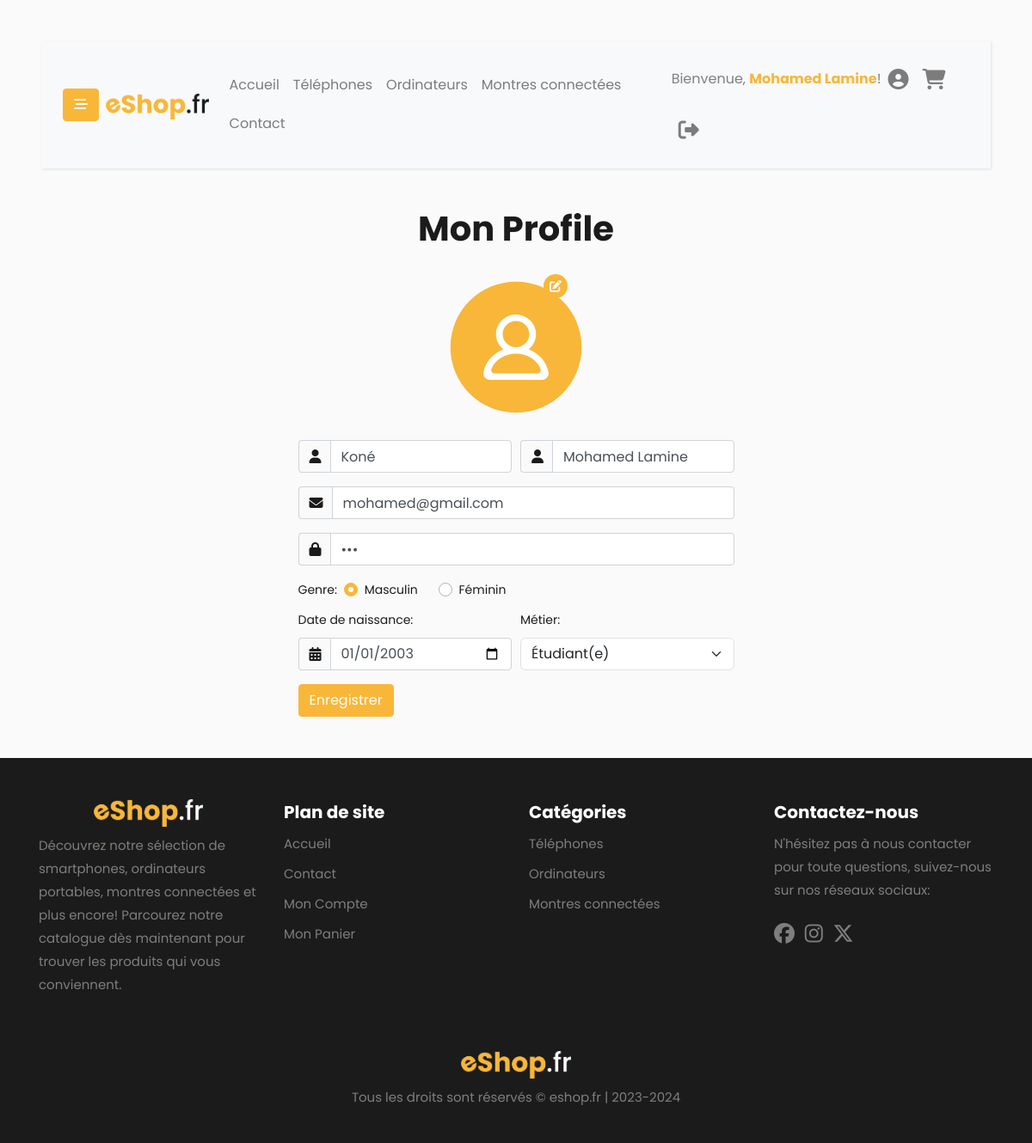
The app's page /profile.php (signed in) with its own data.
### tables this page shows
CREATE TABLE IF NOT EXISTS categorie (
    id INT AUTO_INCREMENT PRIMARY KEY,
    libelle VARCHAR(255) NOT NULL
);

CREATE TABLE IF NOT EXISTS users (
    id INT AUTO_INCREMENT PRIMARY KEY,
    nom VARCHAR(255) NOT NULL,
    prenom VARCHAR(255) NOT NULL,
    email VARCHAR(191) UNIQUE NOT NULL,
    mdp VARCHAR(255) NOT NULL,
    genre CHAR(1) NOT NULL,
    date_naissance DATE NOT NULL,
    metier_id INT,
    verification_token VARCHAR(255),
    verification_date DATETIME,
    role ENUM('admin', 'user') NOT NULL,
    FOREIGN KEY (metier_id) REFERENCES metier(id)
);

### profile.php (the view, shortened to what the rows shown need)
<?php
include 'php/bddData.php';
include 'php/main.php';
$userData = getUserData($_SESSION['user_id'], $conn);
include 'php/header.php';
?>
    <div class="container">
        <h1 class="text-center font-weight-bold">Mon Profile</h1>
        <div class="container">
            <div class="row">
                <div class="col-6">
                    <form id="profile-form" method="post">
                        <div class="form-row">
                            <div class="form-group col-md-6">
                                <div class="input-group has-validation">
                                    <div class="input-group-prepend">
                                        <span class="input-group-text" id="basic-addon1">
                                        </span>
                                    </div>
                                    <input type="text" class="form-control" id="input-nom" name="nom" placeholder="Nom" value="<?php echo $userData['nom'] ?? ''; ?>" aria-label="Nom" aria-describedby="basic-addon1">
                                </div>
                            </div>
                            <div class="form-group col-md-6">
                                <div class="input-group">
                                    <div class="input-group-prepend">
                                        <span class="input-group-text" id="basic-addon1">
                                        </span>
                                    </div>
                                    <input type="text" class="form-control" id="input-prenom" name="prenom" placeholder="Prénom" value="<?php echo $userData['prenom'] ?? ''; ?>" aria-label="Prénom" aria-describedby="basic-addon1">
                                </div>
                            </div>
                            <div class="form-group col-md-12">
                                <div class="input-group">
                                    <div class="input-group-prepend">
                                        <span class="input-group-text" id="basic-addon1">
                                        </span>
                                    </div>
                                    <input type="email" class="form-control" id="input-email" name="email" placeholder="Email" value="<?php echo $userData['email'] ?? ''; ?>" aria-label="Email" aria-describedby="basic-addon1">
                                </div>
                            </div>
                            <div class="form-group col-md-12">
                                <div class="input-group">
                                    <div class="input-group-prepend">
                                        <span class="input-group-text" id="basic-addon1">
                                        </span>
                                    </div>
                                    <input type="password" class="form-control" id="input-mdp" name="mdp" placeholder="Mot de passe" value="<?php echo $userData['mdp'] ?? ''; ?>" aria-label="Mot de passe" aria-describedby="basic-addon1">
                                </div>
                            </div>
                            <div class="form-group col-md-6">
                                <div class="input-group">
                                    <div class="input-group-prepend">
                                        <span class="input-group-text" id="basic-addon1">
                                        </span>
                                    </div>
                                    <input id="input-date_naissance" name="date_naissance" class="form-control" type="date" value="<?php echo $userData['date_naissance'] ?? ''; ?>" />
                                </div>
                            </div>
                        </div>
                    </form>
                </div>
            </div>
        </div>
    </div>
    </div>
    </div>
<?php include 'php/footer.php'; ?>

### php/header.php (shortened to what the rows shown need)
<?php
include "php/bddData.php";
if (isset($_SESSION["user_id"])) {
    $user_id = $_SESSION["user_id"];
    $sql = "SELECT * FROM users WHERE id = $user_id";
    $result = $conn->query($sql);
    if ($result->num_rows > 0) {
        $row = $result->fetch_assoc();
        $prenom = $row["prenom"];
    } else {
        echo "Aucun utilisateur trouvé";
    }
}
$categories = [];
$sql_categories = "SELECT * FROM categorie";
$result_categories = $conn->query($sql_categories);
if ($result_categories->num_rows > 0) {
    while ($row_category = $result_categories->fetch_assoc()) {
        $category = $row_category["libelle"];
        $categories[$category] = [];
    }
}
?>
<!DOCTYPE html>
<html lang="en">
<head>
    <link rel="stylesheet" href="https://cdnjs.cloudflare.com/ajax/libs/font-awesome/6.5.2/css/all.min.css">
    <link rel="stylesheet" href="css/bootstrap.min.css">
    <link rel="stylesheet" href="css/style.css">
</head>
<body>
<div class="wrapper d-flex align-items-stretch">
    <div id="content" class="p-4 p-md-5">
        <nav class="navbar navbar-expand-lg navbar-light bg-light">
            <div class="container-fluid">
                <div class="collapse navbar-collapse justify-content-center" id="navbarSupportedContent">
                    <ul class="nav navbar-nav">
                        <?php
                        if((isset($_SESSION["user_role"]) && $_SESSION['user_role'] == "admin")){
                            echo "<a class='nav-link' href='admin.php'>Accueil</a>";
                            echo "<a class='nav-link' href='produits_edit.php'>Produits & Catégories</a>";
                            echo "<a class='nav-link' href='profile.php'>Mon profil</a>";
                        }
                        else{
                            foreach ($categories as $category => $products) {
                                $encodedCategory = urlencode($category);
                                echo '<li class="nav-item">';
                                echo '<a class="nav-link" href="produits.php?cat=' .
                                    $encodedCategory .
                                    '">' .
                                    $category .
                                    "</a>";
                                echo "</li>";
                            }
                        }
                        ?>
                    </ul>
                </div>
                <ul class="nav navbar-nav align-items-center">
                    <div class="align-middle">
                        <?php if (isset($_SESSION["user_id"])) {
                            echo "<p class='mb-0'> Bienvenue, <a href='profile.php'><b>" .
                                $prenom .
                                "</b></a>!</p>";
                        } ?>
                    </div>
                </ul>
            </div>
        </nav>

### php/footer.php (shortened to what the rows shown need)
<footer>
    <div class="container">
        <div class="row row-cols-1 row-cols-sm-2 row-cols-md-5">
            <div class="col mt-5">
                <?php
                if((isset($_SESSION["user_role"]) && $_SESSION['user_role'] == "admin")){
                    echo '<h5 class="text-white"><b>Catégories</b></h5>';
                    echo '<ul class="nav flex-column">';
                    echo '<li class="nav-item mb-2"><a href="produits_edit.php" class="nav-link p-0 text-muted">Produits & Catégories</a></li>';
                }else{
                    echo '<ul class="nav flex-column">';
                    foreach ($categories as $category => $products) {
                        $encodedCategory = urlencode($category);
                        echo "<li class='nav-item mb-2'><a href='produits.php?cat=".$encodedCategory."' class='nav-link p-0 text-muted'>".$category."</a></li>";
                    }
                }
                    ?>
                </ul>
            </div>
        </div>
    </div>
</footer>
</body>
</html>

### records on screen
categorie: libelle "Montres connectées"
users: prenom "Mohamed Lamine", nom "Koné", email "mohamed@gmail.com", date_naissance "01/01/2003"

### other values on screen
$category "Téléphones"
$category "Ordinateurs"
form field metier "Étudiant(e)"
